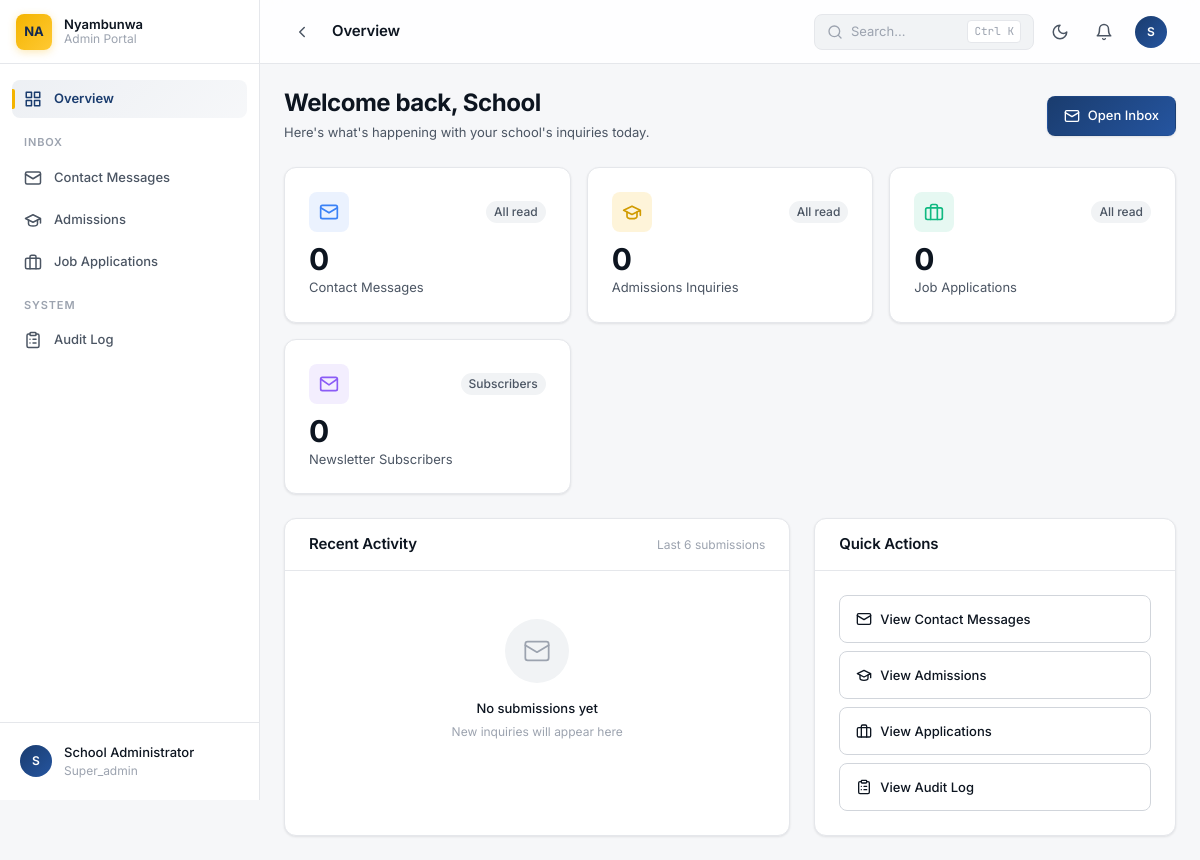
Page /admin/dashboard (signed in) on the earlier database version.
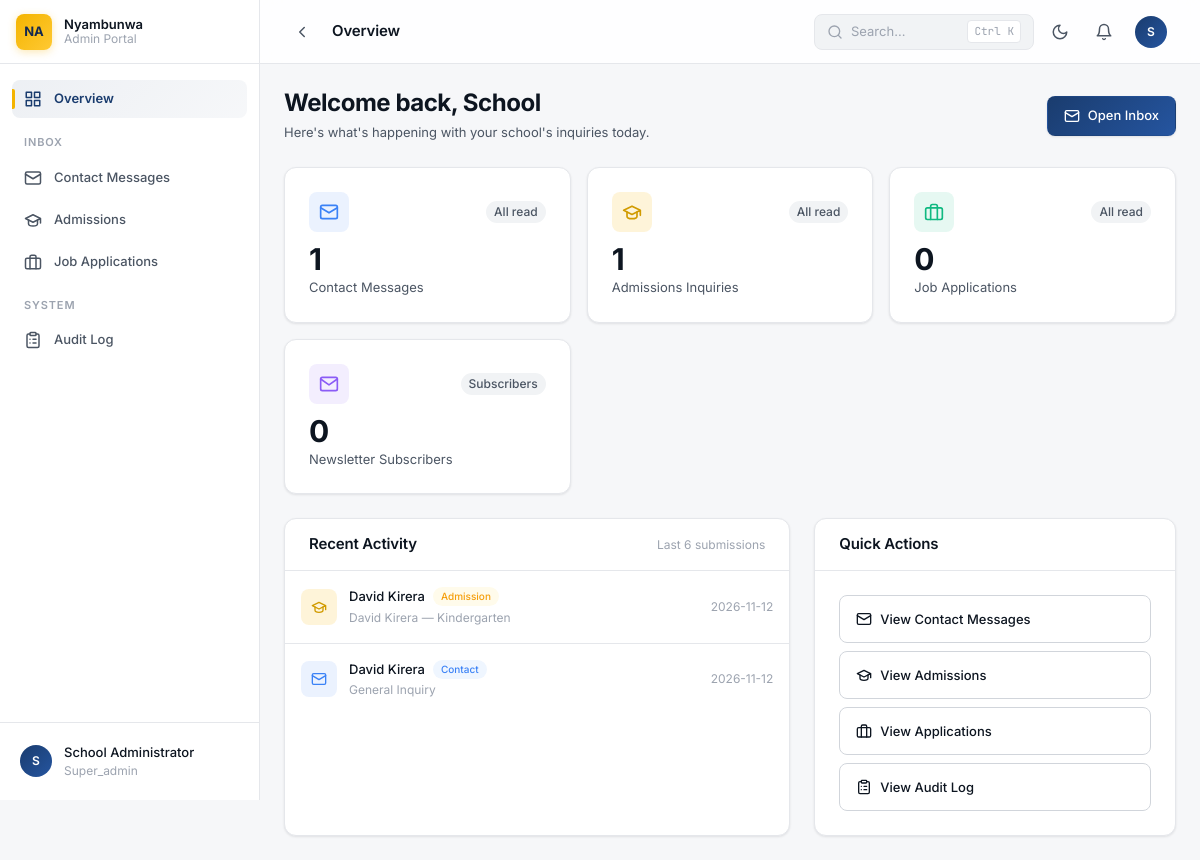
Same page on the later database version.
### tables this page shows
CREATE TABLE admissions (
            id INTEGER PRIMARY KEY AUTOINCREMENT,
            parent_name TEXT NOT NULL,
            email TEXT NOT NULL,
            phone TEXT,
            child_name TEXT NOT NULL,
            child_dob TEXT,
            grade_applying TEXT NOT NULL,
            current_school TEXT,
            message TEXT,
            status TEXT DEFAULT 'New',
            notes TEXT,
            created_at TIMESTAMP DEFAULT CURRENT_TIMESTAMP,
            updated_at TIMESTAMP DEFAULT CURRENT_TIMESTAMP
        );

CREATE TABLE contacts (
            id INTEGER PRIMARY KEY AUTOINCREMENT,
            name TEXT NOT NULL,
            email TEXT NOT NULL,
            phone TEXT,
            subject TEXT,
            message TEXT NOT NULL,
            status TEXT DEFAULT 'New',
            notes TEXT,
            created_at TIMESTAMP DEFAULT CURRENT_TIMESTAMP,
            updated_at TIMESTAMP DEFAULT CURRENT_TIMESTAMP
        );

### app.py (the view)
@app.route('/admin/dashboard')
@login_required
def dashboard():
    from database import get_all_submissions
    stats = get_stats()
    recent = []
    for stype in ['contacts', 'admissions', 'careers']:
        items = get_all_submissions(stype)[:3]
        for item in items:
            item['_type'] = stype
            recent.append(item)
    recent.sort(key=lambda x: x.get('created_at', ''), reverse=True)
    recent = recent[:6]
    return render_template('admin/dashboard.html',
                          stats=stats,
                          recent=recent)

### app.py (called while the page is built)
def login_required(f):
    @wraps(f)
    def decorated_function(*args, **kwargs):
        if 'admin_logged_in' not in session:
            return redirect(url_for('login_page'))
        if 'last_activity' in session:
            last_activity = datetime.fromisoformat(session['last_activity'])
            if datetime.now() - last_activity > timedelta(minutes=30):
                session.clear()
                return redirect(url_for('login_page'))
        session['last_activity'] = datetime.now().isoformat()
        return f(*args, **kwargs)
    return decorated_function

@app.before_request
def enforce_https():
    if not request.is_secure and os.environ.get('FLASK_ENV') == 'production':
        url = request.url.replace('http://', 'https://', 1)
        return redirect(url, code=301)

### database.py (called while the page is built)
def get_db():
    conn = sqlite3.connect(Config.DATABASE)
    conn.row_factory = sqlite3.Row
    return conn

def get_table_name(submission_type):
    return TABLE_MAP.get(submission_type, submission_type)

### templates/admin/dashboard.html (shortened to what the changed rows need)
{% extends "admin/base.html" %}
{% block page_title %}Overview{% endblock %}
{% block content %}
<div class="page-header flex items-center justify-between" style="flex-wrap: wrap; gap: 1rem;">
    <div>
        <h1 class="page-title">Welcome back, {{ (session.get('admin_full_name') or 'Admin').split()[0] }}</h1>
    </div>
</div>
<div class="dashboard-stats">
    <a href="{{ url_for('view_submissions', submission_type='contacts') }}" class="card stat-card">
        <div class="card-body">
            <div class="flex items-center justify-between mb-3">
                <div class="stat-icon stat-icon--info">
                </div>
                {% if stats.contacts_new > 0 %}
                <span class="badge badge-error">{{ stats.contacts_new }} new</span>
                {% else %}
                <span class="badge badge-neutral">All read</span>
                {% endif %}
            </div>
            <div class="stat-number">{{ stats.contacts_total }}</div>
            <div class="text-sm text-secondary mt-1">Contact Messages</div>
        </div>
    </a>
    <a href="{{ url_for('view_submissions', submission_type='admissions') }}" class="card stat-card">
        <div class="card-body">
            <div class="flex items-center justify-between mb-3">
                <div class="stat-icon stat-icon--warning">
                </div>
                {% if stats.admissions_new > 0 %}
                <span class="badge badge-warning">{{ stats.admissions_new }} new</span>
                {% else %}
                <span class="badge badge-neutral">All read</span>
                {% endif %}
            </div>
            <div class="stat-number">{{ stats.admissions_total }}</div>
            <div class="text-sm text-secondary mt-1">Admissions Inquiries</div>
        </div>
    </a>
</div>
<div class="dashboard-grid">
    <div class="card">
        <div class="card-header">
            <h2 class="card-title">Recent Activity</h2>
        </div>
        {% if recent and recent|length > 0 %}
        <div>
            {% for item in recent %}
            <a href="{{ url_for('view_message', submission_type=item._type, submission_id=item.id) }}" class="activity-item">
                <div class="activity-icon activity-icon--{{ item._type }}">
                    {% if item._type == 'contacts' %}
                    <svg width="16" height="16" viewBox="0 0 24 24" fill="none" stroke="currentColor" stroke-width="2" stroke-linecap="round" stroke-linejoin="round">
                        <rect x="2" y="4" width="20" height="16" rx="2"/>
                        <path d="m22 7-10 6L2 7"/>
                    </svg>
                    {% elif item._type == 'admissions' %}
                    <svg width="16" height="16" viewBox="0 0 24 24" fill="none" stroke="currentColor" stroke-width="2" stroke-linecap="round" stroke-linejoin="round">
                        <path d="M22 10v6M2 10l10-5 10 5-10 5z"/>
                        <path d="M6 12v5c0 2 2 3 6 3s6-1 6-3v-5"/>
                    </svg>
                    {% else %}
                    <svg width="16" height="16" viewBox="0 0 24 24" fill="none" stroke="currentColor" stroke-width="2" stroke-linecap="round" stroke-linejoin="round">
                        <rect x="2" y="7" width="20" height="14" rx="2"/>
                        <path d="M16 21V5a2 2 0 0 0-2-2h-4a2 2 0 0 0-2 2v16"/>
                    </svg>
                    {% endif %}
                </div>
                <div style="flex: 1; min-width: 0;">
                    <div class="flex items-center gap-2" style="margin-bottom: 2px;">
                        <span class="text-sm font-medium text-primary" style="overflow: hidden; text-overflow: ellipsis; white-space: nowrap;">
                            {% if item._type == 'contacts' %}{{ item.name }}
                            {% elif item._type == 'admissions' %}{{ item.parent_name }}
                            {% else %}{{ item.name }}{% endif %}
                        </span>
                        <span class="badge badge-{{ 'info' if item._type == 'contacts' else ('warning' if item._type == 'admissions' else 'success') }}" style="font-size: 0.625rem;">
                            {{ 'Contact' if item._type == 'contacts' else ('Admission' if item._type == 'admissions' else 'Career') }}
                        </span>
                    </div>
                    <div class="text-xs text-muted" style="overflow: hidden; text-overflow: ellipsis; white-space: nowrap;">
                        {% if item._type == 'contacts' %}{{ item.subject or item.message[:60] }}
                        {% elif item._type == 'admissions' %}{{ item.child_name }} — {{ item.grade_applying }}
                        {% else %}{{ item.position_applying or 'General Application' }}{% endif %}
                    </div>
                </div>
                <div class="text-xs text-muted" style="flex-shrink: 0;">
                    {{ item.created_at[:10] }}
                </div>
            </a>
            {% endfor %}
        </div>
        {% else %}
        <div class="empty-state">
            <div class="empty-state-icon">
                <svg width="28" height="28" viewBox="0 0 24 24" fill="none" stroke="currentColor" stroke-width="1.5" stroke-linecap="round" stroke-linejoin="round">
                    <rect x="2" y="4" width="20" height="16" rx="2"/>
                    <path d="m22 7-10 6L2 7"/>
                </svg>
            </div>
            <div class="text-sm font-medium text-primary mb-1">No submissions yet</div>
            <div class="text-xs text-muted">New inquiries will appear here</div>
        </div>
        {% endif %}
    </div>
    <div class="card">
        <div class="card-header">
            <h2 class="card-title">Quick Actions</h2>
        </div>
    </div>
</div>
{% endblock %}

Differences in the rows shown:
added admissions: parent_name "David Kirera", _type "Admission", child_name "David Kirera", grade_applying "Kindergarten", created_at "2026-11-12"
added contacts: name "David Kirera", _type "Contact", subject "General Inquiry", created_at "2026-11-12"
Other differences:
{{ stats.contacts_total }}: "0" → "1"
{{ stats.admissions_total }}: "0" → "1"
text no longer shown: "No submissions yet New inquiries will appear here"
